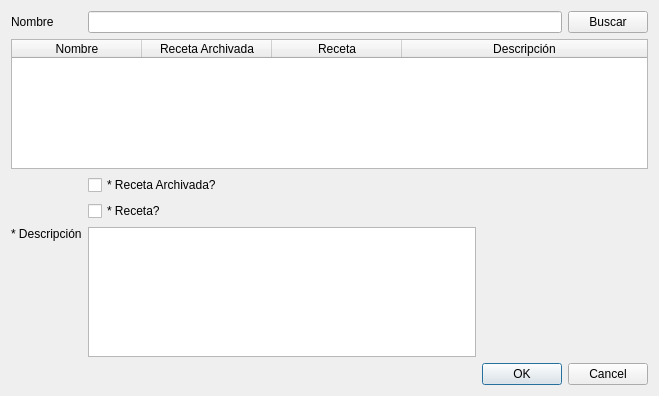
<?xml version="1.0" encoding="UTF-8"?>
<ui version="4.0">
 <class>vtnModificarMonodroga</class>
 <widget class="QWidget" name="vtnModificarMonodroga">
  <property name="geometry">
   <rect>
    <x>0</x>
    <y>0</y>
    <width>659</width>
    <height>396</height>
   </rect>
  </property>
  <property name="windowTitle">
   <string>Modificar Monodroga</string>
  </property>
  <layout class="QVBoxLayout" name="verticalLayout">
   <item>
    <layout class="QGridLayout" name="gridLayout">
     <item row="1" column="0" colspan="4">
      <widget class="QTableWidget" name="tableWidget">
       <attribute name="horizontalHeaderDefaultSectionSize">
        <number>130</number>
       </attribute>
       <attribute name="horizontalHeaderStretchLastSection">
        <bool>true</bool>
       </attribute>
       <attribute name="verticalHeaderVisible">
        <bool>false</bool>
       </attribute>
       <column>
        <property name="text">
         <string>Nombre</string>
        </property>
       </column>
       <column>
        <property name="text">
         <string>Receta Archivada</string>
        </property>
       </column>
       <column>
        <property name="text">
         <string>Receta</string>
        </property>
       </column>
       <column>
        <property name="text">
         <string>Descripción</string>
        </property>
       </column>
      </widget>
     </item>
     <item row="4" column="1">
      <widget class="QTextEdit" name="textEdit"/>
     </item>
     <item row="2" column="1">
      <widget class="QCheckBox" name="checkBox">
       <property name="text">
        <string>* Receta Archivada?</string>
       </property>
      </widget>
     </item>
     <item row="0" column="0">
      <widget class="QLabel" name="label">
       <property name="text">
        <string>Nombre</string>
       </property>
      </widget>
     </item>
     <item row="4" column="0" alignment="Qt::AlignTop">
      <widget class="QLabel" name="label_3">
       <property name="text">
        <string>* Descripción</string>
       </property>
      </widget>
     </item>
     <item row="0" column="3">
      <widget class="QPushButton" name="pushButton">
       <property name="text">
        <string>Buscar</string>
       </property>
      </widget>
     </item>
     <item row="3" column="1">
      <widget class="QCheckBox" name="checkBox_2">
       <property name="text">
        <string>* Receta?</string>
       </property>
      </widget>
     </item>
     <item row="5" column="2" colspan="2">
      <widget class="QDialogButtonBox" name="buttonBox">
       <property name="standardButtons">
        <set>QDialogButtonBox::Cancel|QDialogButtonBox::Ok</set>
       </property>
      </widget>
     </item>
     <item row="0" column="1" colspan="2">
      <widget class="QLineEdit" name="lineEdit"/>
     </item>
    </layout>
   </item>
  </layout>
 </widget>
 <tabstops>
  <tabstop>lineEdit</tabstop>
  <tabstop>pushButton</tabstop>
  <tabstop>tableWidget</tabstop>
  <tabstop>checkBox</tabstop>
  <tabstop>checkBox_2</tabstop>
  <tabstop>textEdit</tabstop>
  <tabstop>buttonBox</tabstop>
 </tabstops>
 <resources/>
 <connections/>
</ui>
